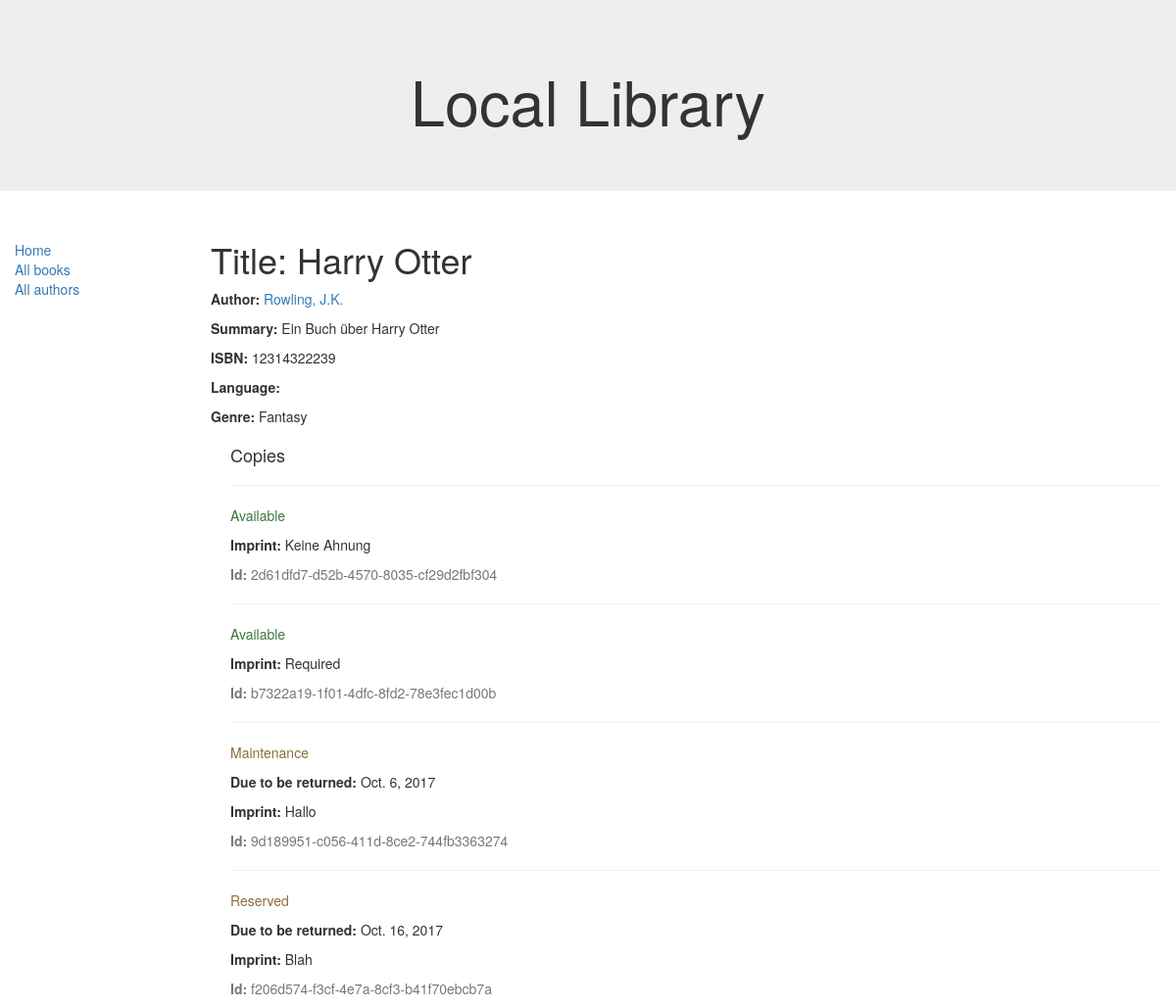
/catalog/book/3, run on the app's committed database.
### catalog/models.py (models this page shows, shortened)
class Book(models.Model):
    title = models.CharField(max_length=200)
    author = models.ForeignKey('Author', on_delete=models.SET_NULL, null=True)
    summary = models.TextField(max_length=1000, help_text="Enter a brief description.")
    isbn = models.CharField('ISBN', max_length=13, help_text="13 Characters.")
    genre = models.ManyToManyField(Genre, help_text="Select a genre for the book.")
    def display_genre(self):
        """Creates a string for the genre."""
        return ', '.join([genre.name for genre in self.genre.all()[:3]])
    display_genre.short_description = 'Genre'

class Author(models.Model):
    first_name = models.CharField(max_length=100)
    last_name = models.CharField(max_length=100)
    date_of_birth = models.DateField(null=True, blank=True)
    date_of_death = models.DateField('Died', null=True, blank=True)
    def __str__(self):
        return '%s, %s' % (self.last_name, self.first_name)

class Genre(models.Model):
    name = models.CharField(max_length=200, help_text="Enter a book genre, e.g. 'Science Fiction'.")
    def __str__(self):
        return self.name

class BookInstance(models.Model):
    id = models.UUIDField(primary_key=True, default=uuid.uuid4,
                          help_text="Unique ID for this particular book across whole library")
    book = models.ForeignKey('Book', on_delete=models.SET_NULL, null=True)
    imprint = models.CharField(max_length=200)
    due_back = models.DateField(null=True, blank=True)
    LOAN_STATUS = (
        ('m', 'Maintenance'),
        ('o', 'On loan'),
        ('a', 'Available'),
        ('r', 'Reserved'),
    )
    status = models.CharField(max_length=1, choices=LOAN_STATUS, blank=True, default='m', help_text='Book availability')
    class Meta:
        ordering = ["due_back"]

### catalog/views.py (the view)
# urls.py: url(r'^book/(?P<pk>\d+)$', views.BookDetailView.as_view(), name='book-detail'), # matches agains 'book/' followed
class BookDetailView(generic.DetailView):
    model = Book

### catalog/templates/catalog/book_detail.html
{% extends "base_generic.html" %}
{% block content %}
    <h1>Title: {{ book.title }}</h1>
    <p><strong>Author:</strong> <a href="">{{ book.author }}</a></p>
    <p><strong>Summary:</strong> {{ book.summary }}</p>
    <p><strong>ISBN:</strong> {{ book.isbn }}</p>
    <p><strong>Language:</strong> {{ book.language }}</p>
    <p><strong>Genre:</strong> {% for genre in book.genre.all %} {{ genre }}{% if not forloop.last %}, {% endif %}{% endfor %}</p>
    <div style="margin-left:20px;margin-top:20px">
        <h4>Copies</h4>
        {% for copy in book.bookinstance_set.all %}
        <hr>
        <p class="{% if copy.status == 'a' %}text-success{% elif copy.status == 'd' %}text-danger{% else %}text-warning{% endif %}">{{ copy.get_status_display }}</p>
        {% if copy.status != 'a' %}<p><strong>Due to be returned:</strong> {{copy.due_back}}</p>{% endif %}
        <p><strong>Imprint:</strong> {{copy.imprint}}</p>
        <p class="text-muted"><strong>Id:</strong> {{copy.id}}</p>
         {% endfor %}
    </div>
{% endblock %}

### data on the page
Book: title "Harry Otter", author "Rowling, J.K.", summary "Ein Buch über Harry Otter", isbn "12314322239"
Genre: name "Fantasy"
BookInstance: status "Available", imprint "Keine Ahnung", id "2d61dfd7-d52b-4570-8035-cf29d2fbf304"
BookInstance: status "Available", imprint "Required", id "b7322a19-1f01-4dfc-8fd2-78e3fec1d00b"
BookInstance: status "Maintenance", due_back "Oct. 6, 2017", imprint "Hallo", id "9d189951-c056-411d-8ce2-744fb3363274"
BookInstance: status "Reserved", due_back "Oct. 16, 2017", imprint "Blah", id "f206d574-f3cf-4e7a-8cf3-b41f70ebcb7a"
